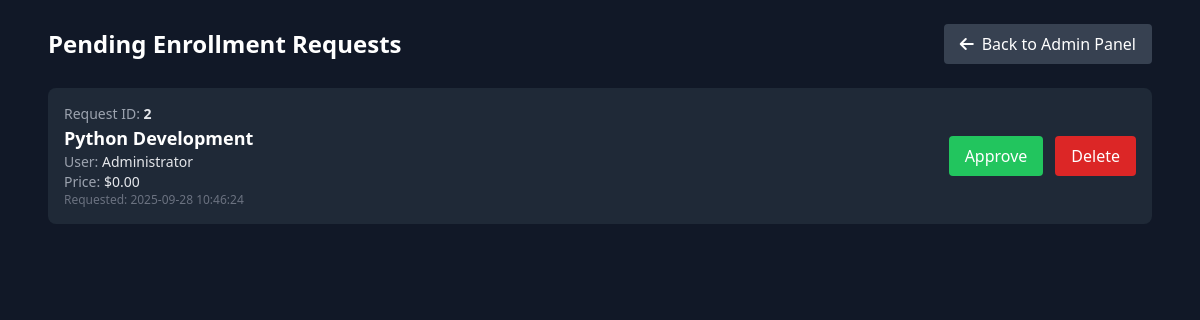
The page /admin/enrollment-requests (signed in) on the database its author committed.
### app.py (models this page shows, shortened)
class EnrollmentAllowed(db.Model):
    id = db.Column(db.Integer, primary_key=True)
    user_id = db.Column(db.Integer, db.ForeignKey('user.id'), nullable=False)
    course_id = db.Column(db.Integer, db.ForeignKey('course.id'), nullable=False)
    price = db.Column(db.Float, default=0.0)
    allowed = db.Column(db.Boolean, default=False)
    created_at = db.Column(db.DateTime, default=nairobi_time)
    allowed_by = db.Column(db.Integer, db.ForeignKey('user.id'), nullable=True)
    allowed_at = db.Column(db.DateTime, nullable=True)
    user = db.relationship('User', foreign_keys=[user_id], backref=db.backref('enrollment_requests', lazy=True))
    course = db.relationship('Course', backref=db.backref('enrollment_requests', lazy=True))
    approver = db.relationship('User', foreign_keys=[allowed_by])

class Course(db.Model):
    id = db.Column(db.Integer, primary_key=True)
    title = db.Column(db.String(255), nullable=False)
    description = db.Column(db.Text, nullable=False)
    long_description = db.Column(db.Text)
    icon = db.Column(db.String(50))
    level = db.Column(db.String(100))
    duration = db.Column(db.String(100))
    lessons = db.Column(db.Integer)
    projects = db.Column(db.Integer)
    category = db.Column(db.String(100))
    color = db.Column(db.String(100))
    instructor = db.Column(db.String(255))
    rating = db.Column(db.Float, default=0.0)
    students = db.Column(db.Integer, default=0)
    price = db.Column(db.Float, default=0.0)
    resources = db.Column(db.Integer, default=0)
    quizzes = db.Column(db.Integer, default=0)
    is_active = db.Column(db.Boolean, default=True)
    created_at = db.Column(db.DateTime, default=nairobi_time)

class User(db.Model, UserMixin):
    id = db.Column(db.Integer, primary_key=True)
    mobile = db.Column(db.Integer, unique=True, nullable=True)
    username = db.Column(db.String(255), nullable=True)
    login_at = db.Column(db.DateTime, default=nairobi_time)
    allowed = db.Column(db.String(255), default="no", nullable=True)

### app.py (the view)
@app.route('/admin/enrollment-requests')
@login_required
@admin_required
def admin_enrollment_requests():
    pending = EnrollmentAllowed.query.filter_by(allowed=False).order_by(EnrollmentAllowed.created_at.desc()).all()
    return render_template('admin_enrollment_requests.html', pending=pending)

### app.py (called while the page is built)
def admin_required(f):
    @wraps(f)
    def decorated_function(*args, **kwargs):
        if not current_user.is_authenticated or current_user.id != 1:
            flash("Admin access required.", "error")
            return redirect(url_for('login'))
        return f(*args, **kwargs)
    return decorated_function

@login_manager.user_loader
def load_user(user_id):
    try:
        return User.query.get(int(user_id))
    except OperationalError as e:
        print("Database connection lost", e)
        return None

@app.before_request
def make_session_permanent():
    session.permanent = True
    app.permanent_session_lifetime = timedelta(hours=732)

### templates/admin_enrollment_requests.html (shortened to what this page needs)
<!DOCTYPE html>
<html lang="en">
<head>
    <script src="https://cdn.tailwindcss.com"></script>
    <link rel="stylesheet" href="https://cdnjs.cloudflare.com/ajax/libs/font-awesome/6.4.0/css/all.min.css">
</head>
<body class="bg-gray-900 text-white min-h-screen">
    <div class="max-w-6xl mx-auto p-6">
        <div class="flex items-center justify-between mb-6">
            <h1 class="text-2xl font-bold">Pending Enrollment Requests</h1>
            <a href="{{ url_for('admin_panel') }}" class="bg-gray-700 hover:bg-gray-600 px-4 py-2 rounded inline-flex items-center">
                <i class="fas fa-arrow-left mr-2"></i> Back to Admin Panel
            </a>
        </div>
        {% if pending and pending|length > 0 %}
        <div class="space-y-4">
            {% for r in pending %}
            <div class="bg-gray-800 p-4 rounded-lg flex flex-col sm:flex-row sm:items-center sm:justify-between">
                <div class="mb-3 sm:mb-0">
                    <div class="text-sm text-gray-400">Request ID: <span class="text-gray-200 font-semibold">{{ r.id }}</span></div>
                    <div class="text-lg font-semibold">{{ r.course.title if r.course else ('Course #' ~ r.course_id) }}</div>
                    <div class="text-sm text-gray-400">User: <span class="text-gray-200">{{ r.user.username or r.user.mobile }}</span></div>
                    <div class="text-sm text-gray-400">Price: <span class="text-gray-200">{{ '$' ~ ('%.2f'|format(r.price or 0.0)) }}</span></div>
                    <div class="text-xs text-gray-500">Requested: {{ r.created_at.strftime('%Y-%m-%d %H:%M:%S') if r.created_at else '' }}</div>
                </div>
                <div class="flex items-center gap-3">
                    <form method="post" action="{{ url_for('admin_approve_enrollment', request_id=r.id) }}">
                        <button type="submit" class="bg-green-500 hover:bg-green-600 text-white px-4 py-2 rounded">Approve</button>
                    </form>
                    <form method="post" action="{{ url_for('admin_enrollment_requests') }}" onsubmit="return confirm('Are you sure you want to delete this request?');">
                        <button type="submit" class="bg-red-600 hover:bg-red-700 text-white px-4 py-2 rounded">Delete</button>
                    </form>
                </div>
            </div>
            {% endfor %}
        </div>
        {% else %}
        <div class="bg-gray-800 p-6 rounded-lg text-center">
            <p class="text-gray-300">No pending enrollment requests.</p>
        </div>
        {% endif %}
    </div>
</body>
</html>

### rows shown on the page
EnrollmentAllowed: id "2", course "Python Development", user "Administrator", price "$0.00", created_at "2025-09-28 10:46:24"
